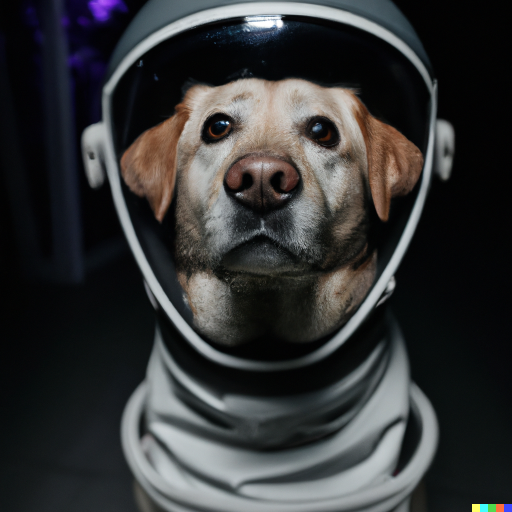
#> input picture Lab2/imgs_lab/sample_image.png, 1024 x 1024 px (shown at 1/2 size)
$ jupyter execute --allow-errors EXERCISE2_3.ipynb
#> lines starting #> are read from the running program, lines starting #| are printed output that depends on the picture
# Exercise 2.3: Basic Image Processing and Analysis

## Objective:

The objective of this exercise is to help beginners get familiar with NumPy, scipy, scikit-learn, and OpenCV while performing basic image processing and analysis tasks.

[cell 1]
#read image

import cv2

# Load the image
image = cv2.imread('imgs_lab/sample_image.png')
#> image is the input picture: shape (1024, 1024, 3); mean B, G, R 53.3, 52.8, 52

Display image

[cell 2]
import matplotlib.pyplot as plt
plt.imshow(cv2.cvtColor(image, cv2.COLOR_BGR2RGB))

Convert to grayscale and display it

[cell 3]
gray_image = cv2.cvtColor(image, cv2.COLOR_BGR2GRAY)
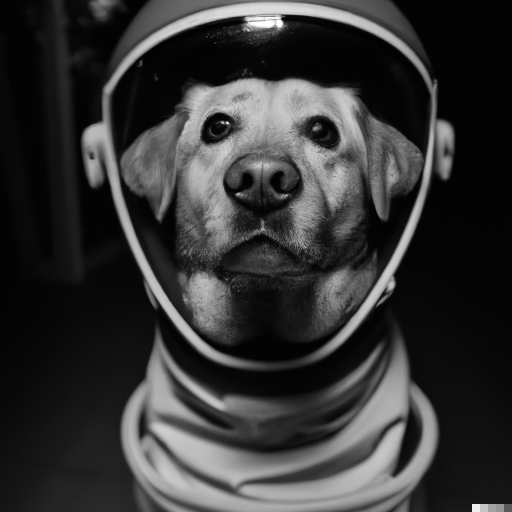
#> gray_image: shape (1024, 1024) (shown at 1/2 size); min 0, max 255, mean 52.6
plt.imshow(gray_image, cmap='gray')

Display every color channel [r,g,b]

[cell 4]
b,g,r=cv2.split(image)
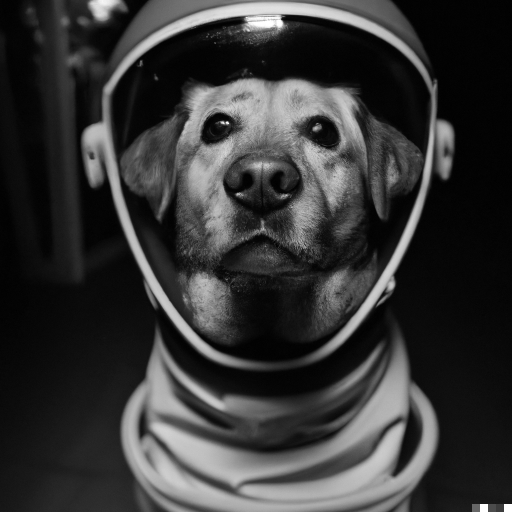
#> b: shape (1024, 1024) (shown at 1/2 size); min 0, max 255, mean 53.3
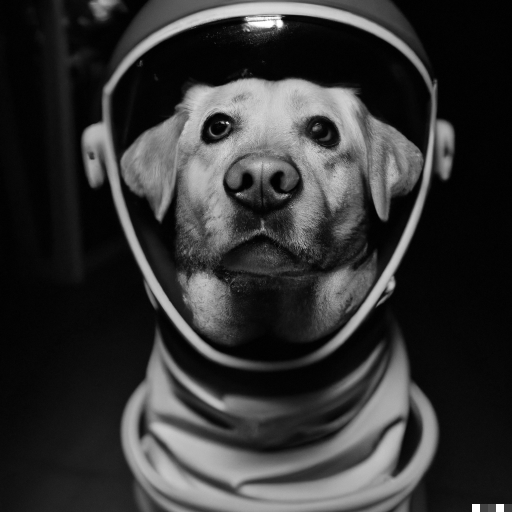
#> r: shape (1024, 1024) (shown at 1/2 size); min 0, max 255, mean 52

plt.subplot(223),plt.imshow(b, cmap='gray'),plt.title('Blue')
plt.xticks([]), plt.yticks([])
plt.subplot(222),plt.imshow(g, cmap='gray'),plt.title('Green')
plt.xticks([]), plt.yticks([])
plt.subplot(221),plt.imshow(r, cmap='gray'),plt.title('Red')
plt.xticks([]), plt.yticks([])
plt.show()
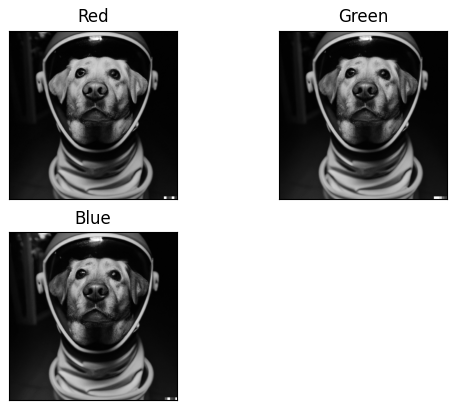
#> figure drawn by matplotlib, 3 panels

Flip the image

[cell 5]
flipped_image = cv2.flip(image, 0)
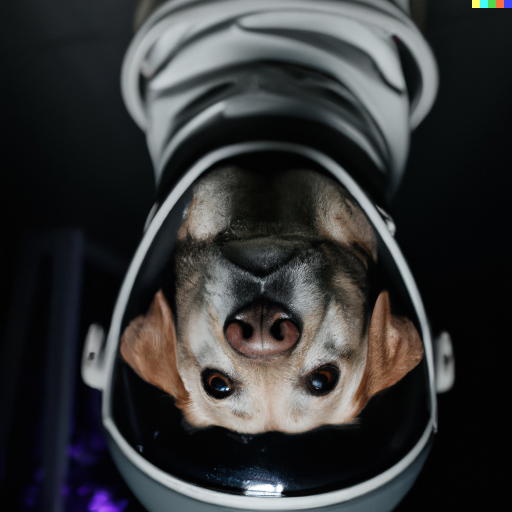
#> flipped_image: shape (1024, 1024, 3) (shown at 1/2 size); mean B, G, R 53.3, 52.8, 52
plt.imshow(cv2.cvtColor(flipped_image, cv2.COLOR_BGR2RGB))

Crop the image

[cell 6]
cropped_image = image[200:300, 130:300]
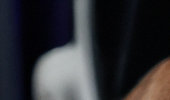
#> cropped_image: shape (100, 170, 3); mean B, G, R 50.5, 46.9, 46.8
plt.imshow(cv2.cvtColor(cropped_image, cv2.COLOR_BGR2RGB))

Change color of a box in the image

[cell 7]
import numpy as np
#First create an image the same size as our input
blank_image = np.zeros((image.shape), np.uint8)
blank_image[0:400,0:400,1]=100; #give it a green square
new_image=cv2.add(blank_image,image) # add the two images together
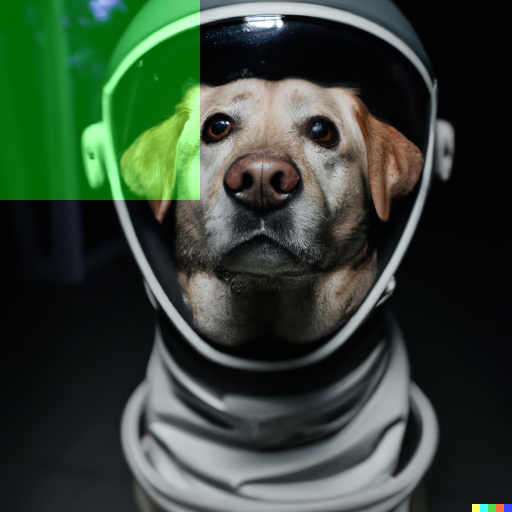
#> new_image: shape (1024, 1024, 3) (shown at 1/2 size); mean B, G, R 53.3, 67.8, 52
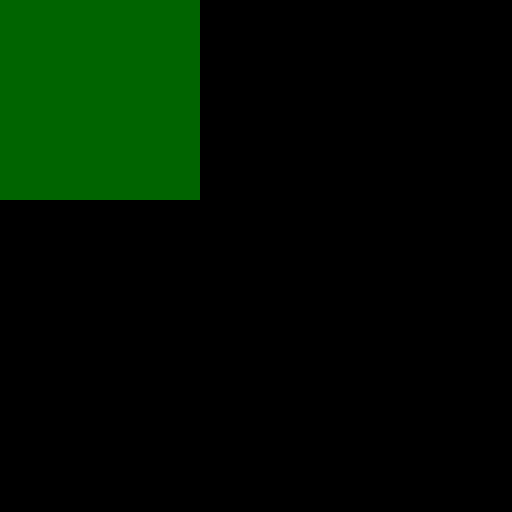
#> blank_image: shape (1024, 1024, 3) (shown at 1/2 size); mean B, G, R 0, 15.3, 0
plt.imshow(cv2.cvtColor(new_image, cv2.COLOR_BGR2RGB))
